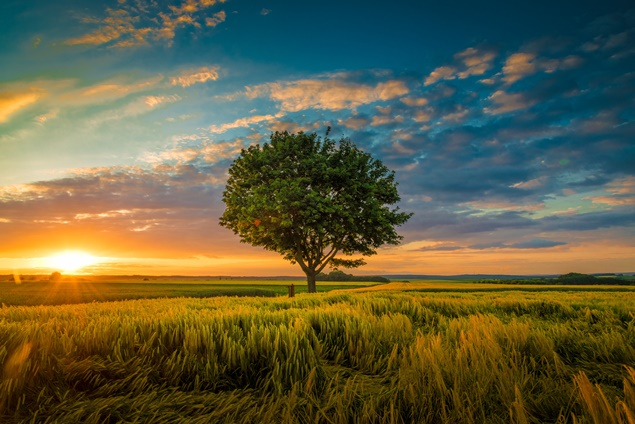
#> input picture imagem.jpg, 635 x 424 px
$ python transformacao_imagem.py
#> lines starting #> are read from the running program, lines starting #| are printed output that depends on the picture
import numpy as np
from PIL import Image

def transformar_imagem(caminho_imagem, matriz_transformacao):
    # Abra a imagem usando Pillow
#> called with caminho_imagem = 'imagem.jpg', matriz_transformacao = array of shape (2, 2)
    imagem = Image.open(caminho_imagem).convert('RGB')
#> imagem is the input picture: PIL image 635x424 RGB; mean R, G, B 96.9, 95.1, 66

    # Converta a imagem para um array numpy
    array_imagem = np.array(imagem)

    # Pega as dimensões da imagem
    altura, largura = array_imagem.shape[:2]
#> altura = 424; largura = 635

    # Cria uma matriz de coordenadas para os cantos da imagem
    cantos = np.array([
        [0, 0],
        [largura, 0],
        [largura, altura],
        [0, altura]
    ]).T
#> cantos = [[0, 635, 635, 0], [0, 0, 424, 424]]

    # Aplica a transformação aos cantos
    cantos_transformados = matriz_transformacao @ cantos

    # Encontra as novas dimensões da imagem transformada
    min_x = cantos_transformados[0].min()
#> min_x = -299.8
    max_x = cantos_transformados[0].max()
#> max_x = 449
    min_y = cantos_transformados[1].min()
#> min_y = 0
    max_y = cantos_transformados[1].max()
#> max_y = 748.8

    nova_largura = int(np.ceil(max_x - min_x))
#> nova_largura = 749
    nova_altura = int(np.ceil(max_y - min_y))

    # Ajuste de offset para reposicionar a imagem transformada
    offset_x = -min_x
    offset_y = -min_y

    # Nova matriz de transformação com o offset ajustado
    matriz_transformacao_ajustada = np.array([
        [matriz_transformacao[0, 0], matriz_transformacao[0, 1], offset_x],
        [matriz_transformacao[1, 0], matriz_transformacao[1, 1], offset_y],
        [0, 0, 1]
    ])

    # Cria uma matriz de coordenadas para os pixels da nova imagem
    indices_y, indices_x = np.indices((nova_altura, nova_largura))
    coords_homogeneas = np.stack((indices_x.ravel(), indices_y.ravel(), np.ones_like(indices_x).ravel()))

    # Aplica a transformação linear inversa para mapear os pixels da nova imagem para a original
    matriz_inversa = np.linalg.inv(matriz_transformacao_ajustada)
    coords_originais = matriz_inversa @ coords_homogeneas
    coords_originais = coords_originais[:2] / coords_originais[2]

    # Encontra as coordenadas válidas dentro da imagem original
    x_original = np.round(coords_originais[0]).astype(int).reshape(nova_altura, nova_largura)
    y_original = np.round(coords_originais[1]).astype(int).reshape(nova_altura, nova_largura)
    mascara = (x_original >= 0) & (x_original < largura) & (y_original >= 0) & (y_original < altura)

    # Cria uma nova imagem transformada
    array_imagem_transformada = np.zeros((nova_altura, nova_largura, 3), dtype=array_imagem.dtype)
    array_imagem_transformada[mascara] = array_imagem[y_original[mascara], x_original[mascara]]
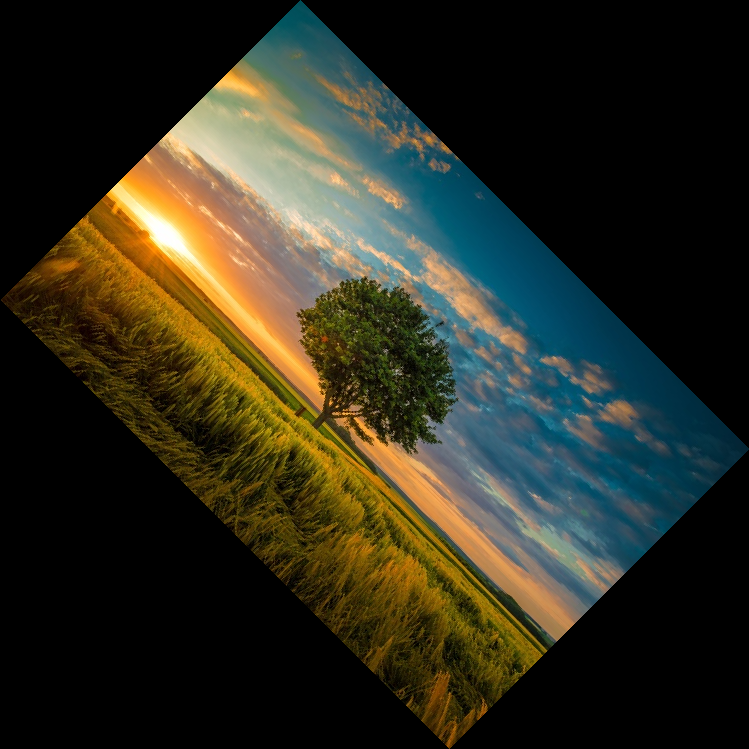
#> array_imagem_transformada: shape (749, 749, 3); mean R, G, B 46.5, 45.6, 31.7

    # Converte o array numpy de volta para uma imagem Pillow
    imagem_transformada = Image.fromarray(array_imagem_transformada)

    return imagem_transformada

# Caminho para a imagem de entrada
caminho_imagem = 'imagem.jpg'

# Rotação
angulo = np.deg2rad(45)
matriz_rotacao = np.array([
    [np.cos(angulo), -np.sin(angulo)],
    [np.sin(angulo), np.cos(angulo)]
])

# Escalação
escala_x, escala_y = 1, 1
matriz_escala = np.array([
    [escala_x, 0],
    [0, escala_y]
])

# Transformações Múltiplas
matriz_combinada = matriz_rotacao @ matriz_escala

# Aplique a transformação e salve a imagem resultante
imagem_transformada = transformar_imagem(caminho_imagem, matriz_combinada)
imagem_transformada.save('imagem_transformada.jpg')
